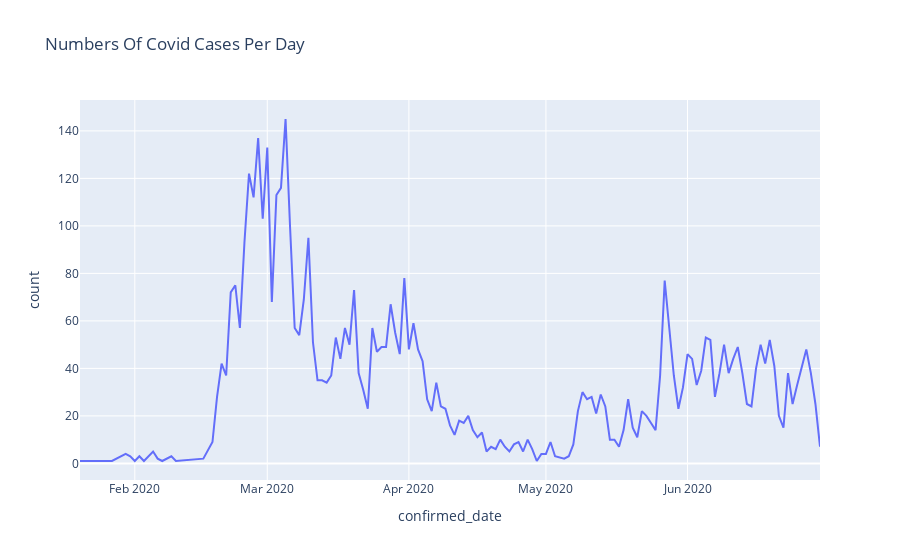

This figure's notebook cell:
### Markdown cell above
### 1.2.1) Numbers Of Cases Per Day

### Code cell
patientData = pd.read_csv('covid/patientinfo.csv')
groupPatientData = patientData.groupby('confirmed_date').size().reset_index()
groupPatientData.columns = ['confirmed_date', 'count']

fig = px.line(groupPatientData, x="confirmed_date", y="count", title='Numbers Of Covid Cases Per Day')
fig.show()

### Figure 1 — Plotly figure (JSON) as saved in the notebook; plotly's stock layout.template omitted (floating-point values rounded to 4 significant figures; data arrays with more than 128 entries replaced by an {"elided": "..."} marker saying what was removed)
{"data": [{"hovertemplate": "confirmed_date=%{x}<br>count=%{y}<extra></extra>", "legendgroup": "", "line": {"color": "#636efa", "dash": "solid"}, "mode": "lines", "name": "", "orientation": "v", "showlegend": false, "type": "scatter", "x": {"elided": "148 str values"}, "xaxis": "x", "y": {"elided": "148 int values"}, "yaxis": "y"}], "layout": {"legend": {"tracegroupgap": 0}, "title": {"text": "Numbers Of Covid Cases Per Day"}, "xaxis": {"anchor": "y", "domain": [0, 1], "title": {"text": "confirmed_date"}}, "yaxis": {"anchor": "x", "domain": [0, 1], "title": {"text": "count"}}}}
